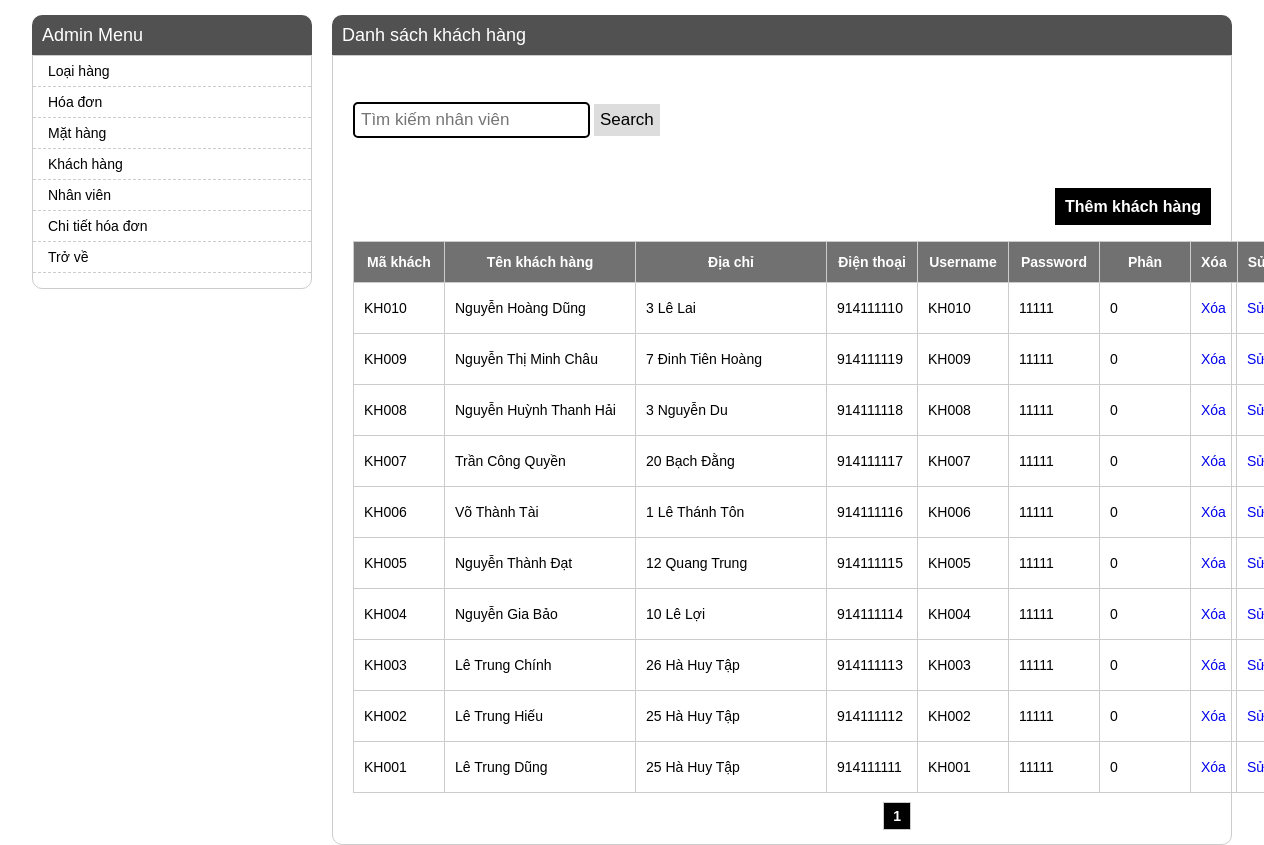
The app's page /Web/admin/customer/customer_listing.php with its own data.
### tables this page shows
CREATE TABLE `khachhang` (
  `MaKH` varchar(5) NOT NULL,
  `TenKH` varchar(50) NOT NULL,
  `DiaChi` varchar(50) NOT NULL,
  `DienThoai` int(10) NOT NULL,
  `username` varchar(5) NOT NULL,
  `password` int(10) NOT NULL,
  `PhanQuyen` int(11) NOT NULL
);

### Web/function.php (called while the page is built, shortened)
<?php
abstract class SQL{
    private $user;
    private $username;
    private $password;
    private $db_name;
    private $connect;
    function __construct($user="",$username="",$password="",$db_name)
    {
        $this->user = $user;
        $this->username = $username;
        $this->password = $password;
        $this->db_name = $db_name;
    }
    public function connectDB(){
        return $this->connect = new mysqli($this->user,$this->username,$this->password,$this->db_name);
    }
    function queryDB($str_query = ""){
        return mysqli_query($this->connect,$str_query);
    }
}
$ql_quanaonam = new ql_quanaonam("localhost","root","","ql_quanaonam");
?>

### Web/admin/customer/customer_listing.php (the view, shortened to what this page needs)
<?php
include_once('../admin_header/admin_header.php');
include_once('../../function.php');
    $ql_quanaonam->connectDB();
    $ql_quanaonam->getConnect()->select_db("ql_quanaonam");
    $item_per_page = (!empty($_GET['per_page'])) ? $_GET['per_page'] : 10;
    $current_page = (!empty($_GET['page'])) ? $_GET['page'] : 1;
    $offset = ($current_page - 1) * $item_per_page;
    $customers = $ql_quanaonam->queryDB("SELECT *  FROM `khachhang` ORDER BY `MaKH` DESC LIMIT " . $item_per_page . " OFFSET " . $offset);
?>
    <div class="main-content">
        <h1>Danh sách khách hàng</h1>
        <div class="customer">
            <form class="form-search" action="" method="GET">
                <input type="text" name="search" value="<?php if(isset($_GET['search'])){echo $_GET['search'];} ?>" class ="form-control" placeholder="Tìm kiếm nhân viên">
                <button type="submit" class="btn-submit">Search</button>
            </form>
            <div class="buttons">
                <a href="./customer_adding.php">Thêm khách hàng</a>
            </div>
            <ul>
                <li class="customer-heading">
                    <div class="customer-prop customer-name">Mã khách hàng</div>
                    <div class="customer-prop customer-name2">Tên khách hàng</div>
                    <div class="customer-prop customer-name2">Địa chỉ</div>
                    <div class="customer-prop customer-name">Điện thoại</div>
                    <div class="customer-prop customer-name">Username</div>
                    <div class="customer-prop customer-name">Password</div>
                    <div class="customer-prop customer-name">Phân quyền</div>
                    <div class="customer-prop customer-button">
                        Xóa
                    </div>
                    <div class="customer-prop customer-button">
                        Sửa
                    </div>
                </li>
                <?php
                while ($row = mysqli_fetch_array($customers)) {
                    ?>
                    <li>
                        <div class="customer-prop customer-name"><?= $row['MaKH'] ?></div>
                        <div class="customer-prop customer-name2"><?= $row['TenKH'] ?></div>
                        <div class="customer-prop customer-name2"><?= $row['DiaChi'] ?></div>
                        <div class="customer-prop customer-name"><?= $row['DienThoai'] ?></div>
                        <div class="customer-prop customer-name"><?= $row['username'] ?></div>
                        <div class="customer-prop customer-name"><?= $row['password'] ?></div>
                        <div class="customer-prop customer-name"><?= $row['PhanQuyen'] ?></div>
                        <div class="customer-prop customer-button">
                            <a href="./customer_deleting.php?MaKH=<?= $row['MaKH'] ?>">Xóa</a>
                        </div>
                        <div class="customer-prop customer-button">
                            <a href="./customer_editing.php?MaKH=<?= $row['MaKH'] ?>">Sửa</a>
                        </div>
                    </li>
                <?php } ?>
            </ul>
            <?php
            include '../pagination.php';
            ?>
        </div>
    </div>

### Web/admin/admin_style.css (style rules this page uses)
body { font-family: arial; padding: 0; margin: 0; font-size: 14px; }
h1 { text-align: center; }
.form-search { padding-bottom: 20px; }
.form-control { padding: 6px; margin-top: 8px; font-size: 17px; border: 2px solid black; border-radius: 5px; }
.btn-submit { padding: 6px; margin-bottom: 32px; margin-top: 28px; background: #ddd; font-size: 17px; border: none; cursor: pointer; }
.buttons { text-align: right; font-weight: bold; font-size: 16px; margin-bottom: 15px; line-height: 38px; }
.buttons a { color: #FFF; padding: 10px; background: #000; }
a { text-decoration: none; }
.main-content { float: left; width: 900px; margin-left: 20px; }
.main-content h1 { margin: 0; text-align: left; background: #525151; color: #fff; font-size: 18px; font-weight: normal; line-height: 40px; border-radius: 10px 10px 0 0; padding: 0 10px; }
.customer { padding: 20px; border: 1px solid #ccc; border-radius: 0 0 10px 10px; }
.customer ul { padding: 0; margin: 0; }
.customer ul li { list-style: none; width: max-content; border: 1px solid #ccc; border-top: 0; border-left: 0; }
.customer ul li:first-child { border-top: 1px solid #ccc; width: max-content; }
.customer-prop { float: left; border-left: 1px solid #ccc; line-height: 50px; padding: 0 10px; }
.customer-heading { text-align: center; font-weight: bold; }
.customer-heading .customer-prop { height: 40px; line-height: 40px; background: #717171; color: #FFF; }
.customer-name { padding-left: 10px; border-right: 0; float: left; width: 70px; }
.customer-name2 { padding-left: 10px; border-right: 0; float: left; width: 170px; }

### records on screen
khachhang: MaKH "KH010", TenKH "Nguyễn Hoàng Dũng", DiaChi "3 Lê Lai", DienThoai "914111110", username "KH010", password "11111", PhanQuyen "0"
khachhang: MaKH "KH009", TenKH "Nguyễn Thị Minh Châu", DiaChi "7 Đinh Tiên Hoàng", DienThoai "914111119", username "KH009", password "11111", PhanQuyen "0"
khachhang: MaKH "KH008", TenKH "Nguyễn Huỳnh Thanh Hải", DiaChi "3 Nguyễn Du", DienThoai "914111118", username "KH008", password "11111", PhanQuyen "0"
khachhang: MaKH "KH007", TenKH "Trần Công Quyền", DiaChi "20 Bạch Đằng", DienThoai "914111117", username "KH007", password "11111", PhanQuyen "0"
khachhang: MaKH "KH006", TenKH "Võ Thành Tài", DiaChi "1 Lê Thánh Tôn", DienThoai "914111116", username "KH006", password "11111", PhanQuyen "0"
khachhang: MaKH "KH005", TenKH "Nguyễn Thành Đạt", DiaChi "12 Quang Trung", DienThoai "914111115", username "KH005", password "11111", PhanQuyen "0"
khachhang: MaKH "KH004", TenKH "Nguyễn Gia Bảo", DiaChi "10 Lê Lợi", DienThoai "914111114", username "KH004", password "11111", PhanQuyen "0"
khachhang: MaKH "KH003", TenKH "Lê Trung Chính", DiaChi "26 Hà Huy Tập", DienThoai "914111113", username "KH003", password "11111", PhanQuyen "0"
khachhang: MaKH "KH002", TenKH "Lê Trung Hiếu", DiaChi "25 Hà Huy Tập", DienThoai "914111112", username "KH002", password "11111", PhanQuyen "0"
khachhang: MaKH "KH001", TenKH "Lê Trung Dũng", DiaChi "25 Hà Huy Tập", DienThoai "914111111", username "KH001", password "11111", PhanQuyen "0"
